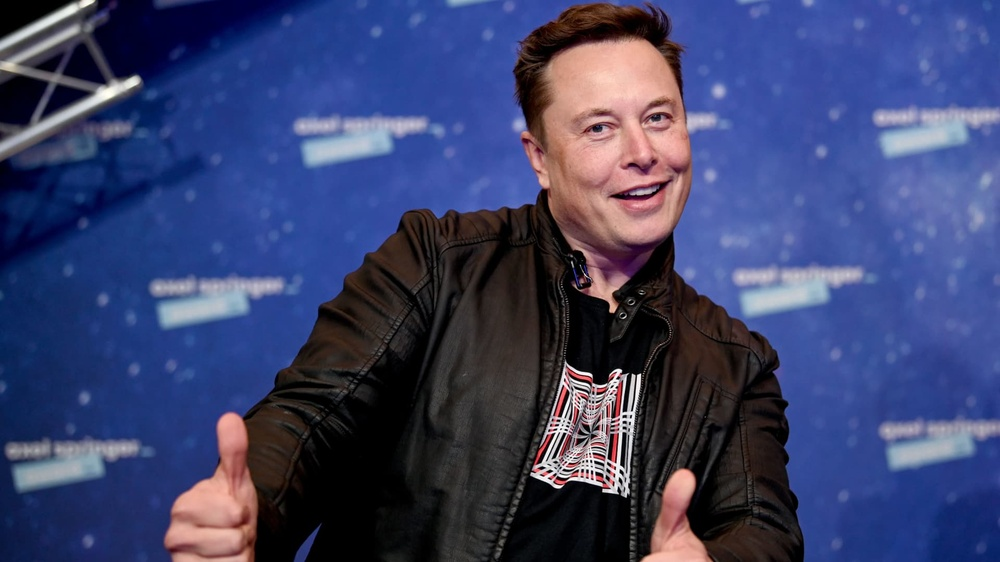
#> input picture opencv/data/elon musk.jpg, 1000 x 562 px, shrunk from 1920 x 1080 before the run
$ jupyter execute Canny.ipynb
#> lines starting #> are read from the running program, lines starting #| are printed output that depends on the picture; after the words box and inside, x2 and y2 are one past the last pixel; in counts of white or black regions, pixels touching at a corner belong together
[cell 1]
import cv2
import matplotlib.pyplot as plt

path = '../data/elon musk.jpg'
image = cv2.imread(path)
#> image is the input picture: shape (562, 1000, 3); mean B, G, R 107.5, 66.3, 59.5
image = cv2.cvtColor(image, cv2.COLOR_BGR2GRAY)
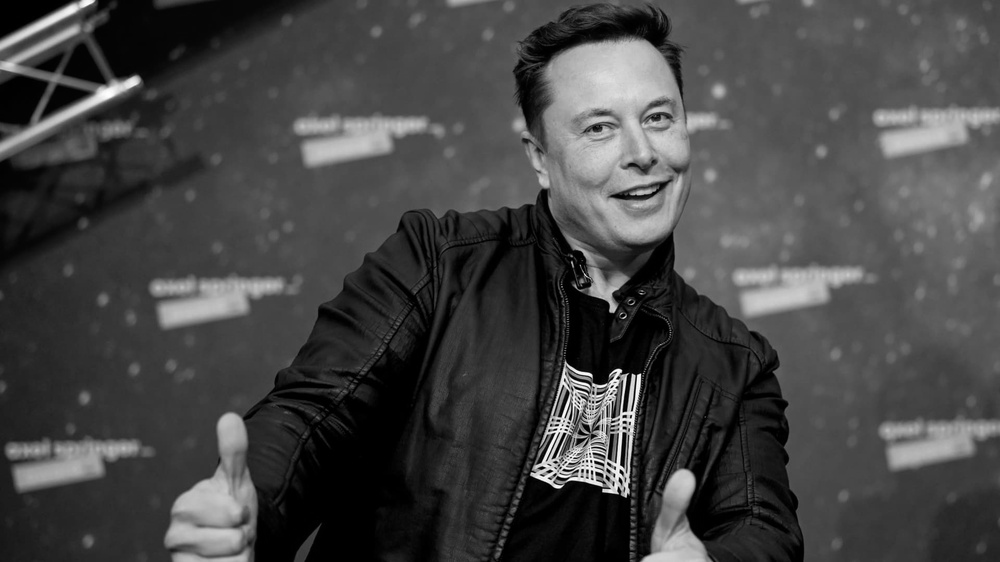
#> image: shape (562, 1000); min 0, max 255, mean 68.9

dst_1 = cv2.Canny(image, 50, 150)
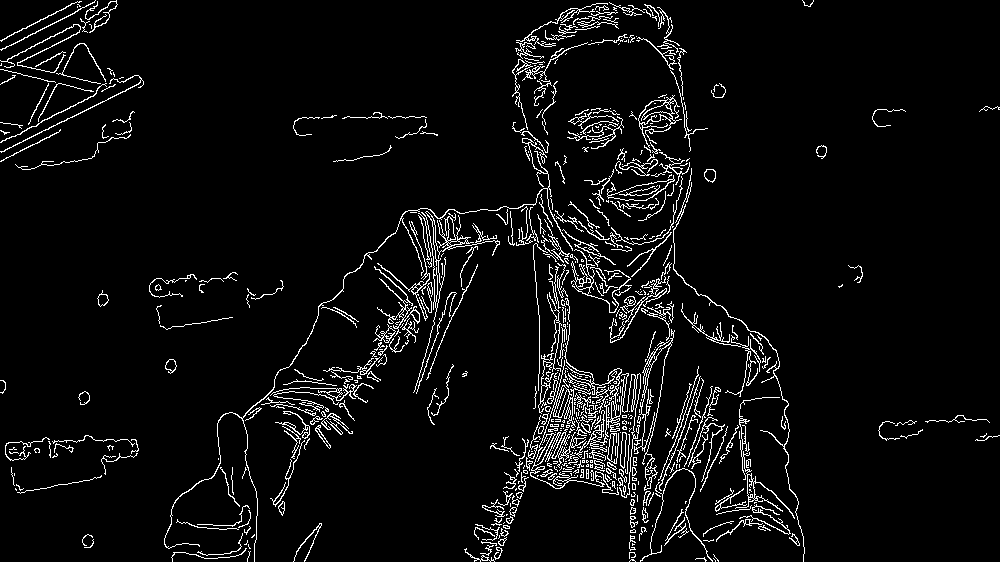
#> dst_1: shape (562, 1000); 5.1% white in thin lines or dots

dst_2 = cv2.GaussianBlur(image, (3, 3), 0) # 가우시안과 함께 쓰는 Canny가 좋다고 함
dst_2 = cv2.Canny(image, 50, 150)

titles = ['origin', 'canny', 'canny with gaussian']
images = [image, dst_1, dst_2]

plt.figure(figsize=(20, 10))
for i in range(len(titles)):
    plt.subplot(2, 2, i+1)
    plt.imshow(images[i])
    plt.title(titles[i])
    plt.axis('off')
plt.show()
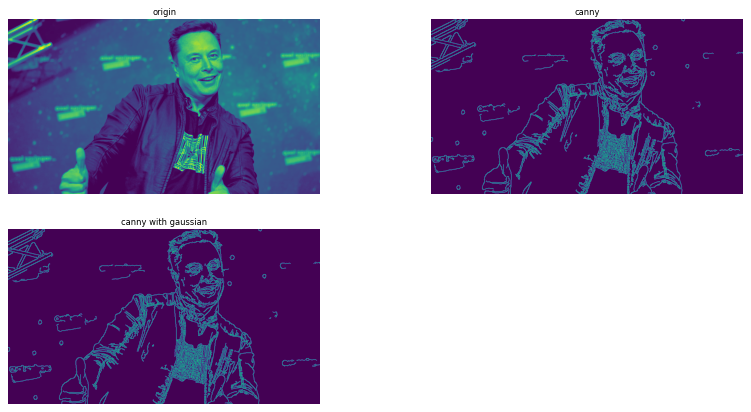
#> figure drawn by matplotlib, 3 panels

$ run again, with opencv/data/tomato.jpg copied over opencv/data/elon musk.jpg
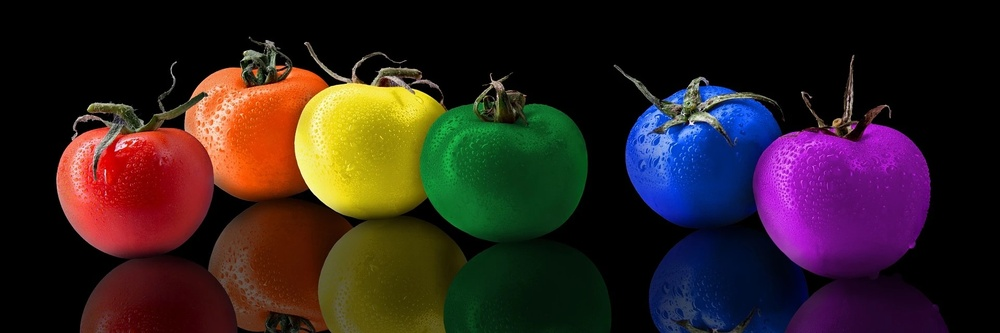
#> input picture opencv/data/tomato.jpg, 1000 x 333 px, shrunk from 1920 x 640 before the run
#> image is the input picture: shape (333, 1000, 3); mean B, G, R 31.9, 32.8, 48.4
#> image: shape (333, 1000)
#> `dst_1 = cv2.Canny(image, 50, 150)`:
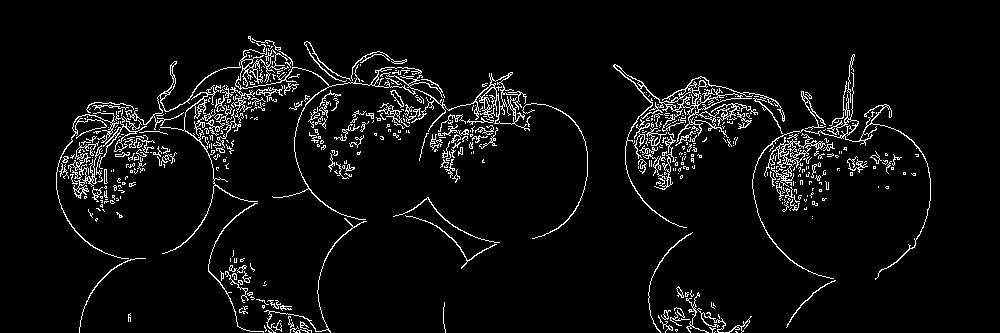
#> dst_1: shape (333, 1000); 5.3% white in thin lines or dots, all inside (x1, y1, x2, y2) = (56, 36, 931, 333)
#> `plt.show()`:
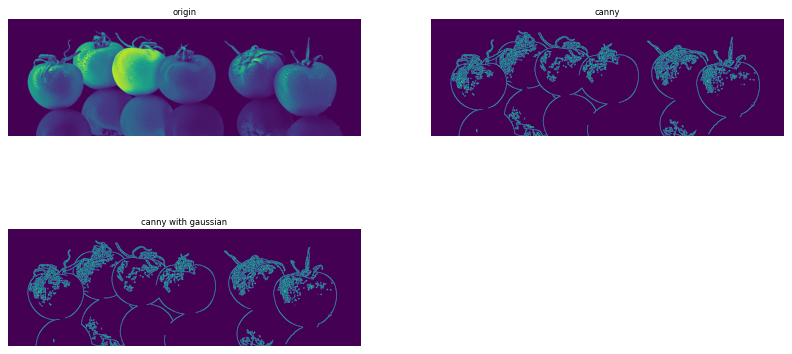
#> figure drawn by matplotlib, 3 panels
